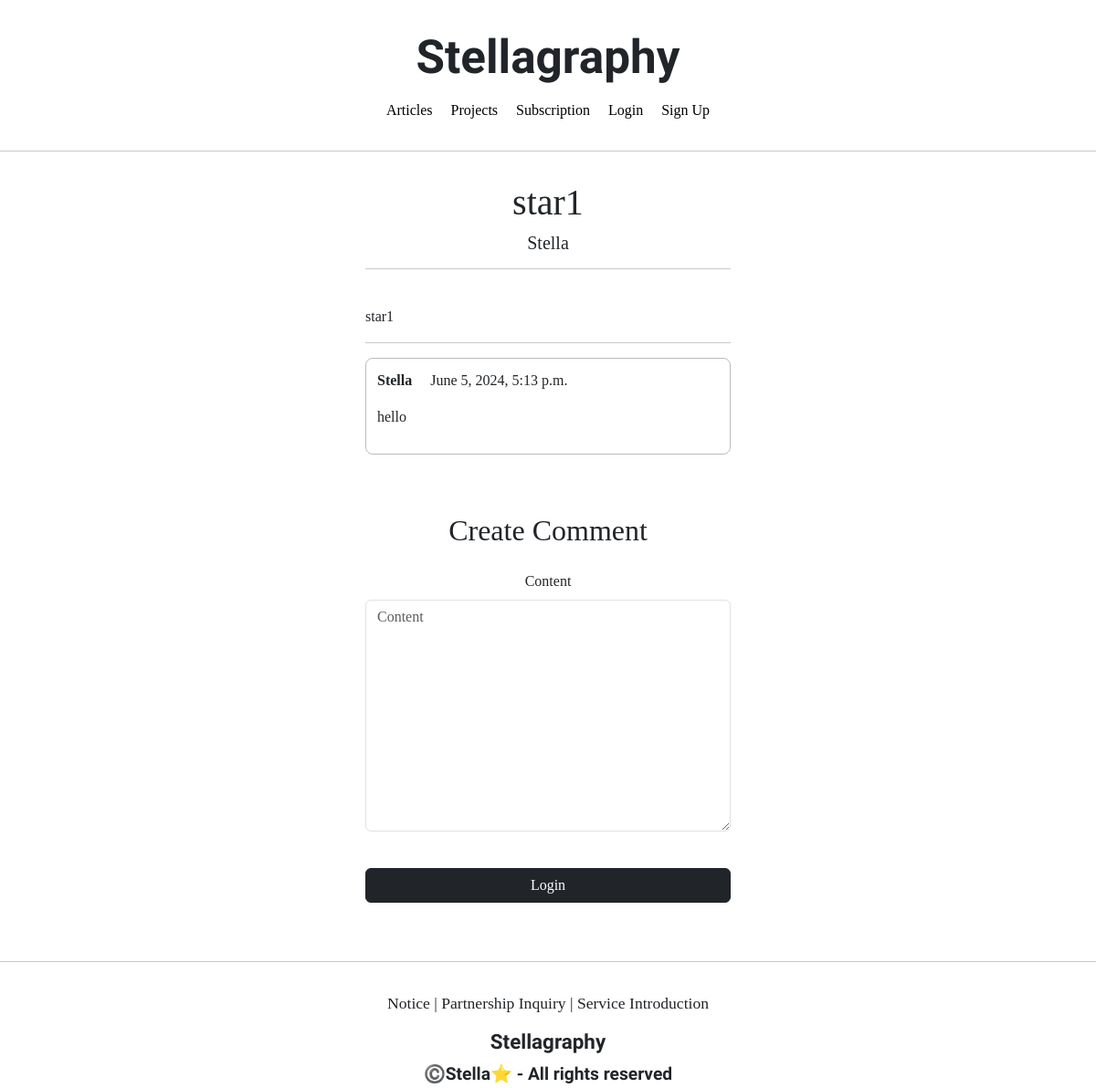
The app's page /articles/detail/9 with its own data.
### articleapp/models.py (models this page shows)
class Article(models.Model):
    writer = models.ForeignKey(User, on_delete=models.SET_NULL, related_name='article', null=True)
    project = models.ForeignKey(Project, on_delete=models.SET_NULL, related_name='article', null=True)
    title = models.CharField(max_length=200, null=True)
    image = models.ImageField(upload_to='article/', null=False)
    content = models.TextField(null=True)
    created_at = models.DateField(auto_now_add=True, null=True)

### profileapp/models.py (models this page shows)
class Profile(models.Model):
    user = models.OneToOneField(User, on_delete=models.CASCADE, related_name='profile')
    image = models.ImageField(upload_to='profile/', null=True)
    nickname = models.CharField(max_length=20, unique=True, null=True)
    message = models.CharField(max_length=100, null=True)

### commentapp/models.py (models this page shows)
class Comment(models.Model):
    article = models.ForeignKey(Article, on_delete=models.SET_NULL, null=True, related_name='comment')
    writer = models.ForeignKey(User, on_delete=models.SET_NULL, null=True, related_name='comment')
    content = models.TextField(null=False)
    created_at = models.DateTimeField(auto_now=True)

### articleapp/views.py (the view)
# urls.py: path('detail/<int:pk>', ArticleDetailView.as_view(), name='detail'),
class ArticleDetailView(DetailView, FormMixin):
    model = Article
    form_class = CommentCreationForm
    context_object_name = 'target_article'
    template_name = 'articleapp/detail.html'

### commentapp/forms.py
class CommentCreationForm(ModelForm):
    class Meta:
        model = Comment
        fields = ['content']

### articleapp/templates/articleapp/detail.html (shortened to what this page needs)
{% extends 'base.html' %}
{% block content %}
    <div>
        <div style="text-align: center; max-width: 400px; margin: 2rem auto; ">
            <h1>
                {{target_article.title}}
            </h1>
            <h5>
                {{target_article.writer.profile.nickname}}
            </h5>
            <hr>
            <div class="text-start">
                {{ target_article.content | safe }}
            </div>
            <hr>
            {% for comment in target_article.comment.all %}
                {% include 'commentapp/detail.html' with comment=comment %}
            {% endfor %}
            {% include 'commentapp/create.html' with article=target_article %}
        </div>
    </div>
{% endblock %}

### commentapp/templates/commentapp/detail.html (shortened to what this page needs)
<div style="border: 1px solid; text-align: left; padding: 3%; margin: 1rem 0; border-radius: 0.5rem;
            border-color: #bbb;">
    <div>
        <strong>
            {{ comment.writer.profile.nickname }}
        </strong>
        {{ comment.created_at }}
    </div>
    <div style="margin: 1rem 0;">
        {{ comment.content }}
    </div>
</div>

### records on screen
Article: title "star1", writer.profile.nickname "Stella", content "star1"
Comment: writer.profile.nickname "Stella", created_at "June 5, 2024, 5:13 p.m.", content "hello"
